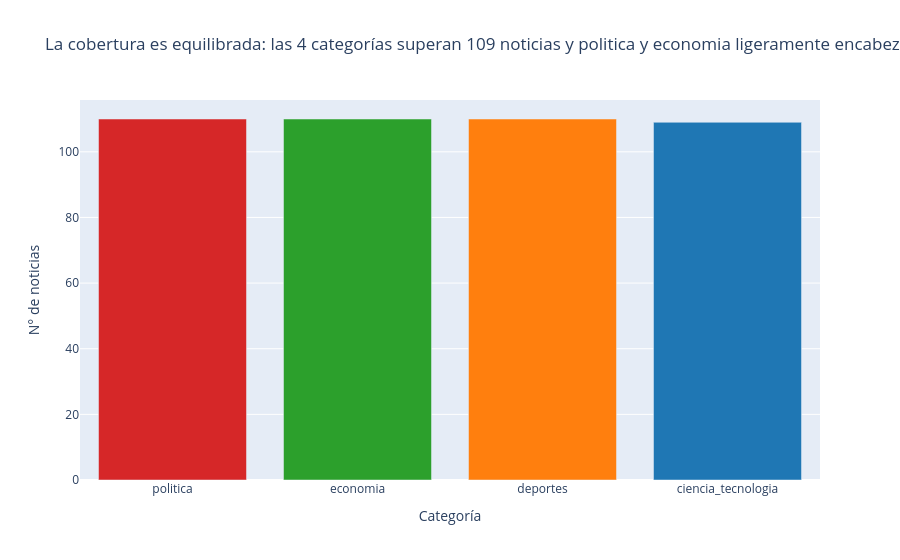

Notebook code cell kept with this figure:
### Markdown cell above
## 5. Análisis exploratorio (EDA) — 3 gráficos interactivos Plotly

Cada gráfico lleva un **título con la conclusión analítica** (no solo la variable).

### Code cell
conteo_cat = df["etiqueta"].value_counts()
top2 = " y ".join(conteo_cat.index[:2])
fig1 = px.bar(
    conteo_cat.reset_index().rename(columns={"count": "n"}),
    x="etiqueta", y="n", color="etiqueta",
    category_orders={"etiqueta": ["politica", "economia", "deportes", "ciencia_tecnologia"]},
    color_discrete_map={"politica": "#d62728", "economia": "#2ca02c",
                        "deportes": "#ff7f0e", "ciencia_tecnologia": "#1f77b4"},
    labels={"etiqueta": "Categoría", "n": "N° de noticias"},
    title=f"La cobertura es equilibrada: las 4 categorías superan {conteo_cat.min()} noticias "
          f"y {top2} ligeramente encabezan el volumen",
)
fig1.update_layout(showlegend=False)
fig1.show()

### Figure 1 — Plotly figure (JSON) as saved in the notebook; plotly's stock layout.template omitted (floating-point values rounded to 4 significant figures)
{"data": [{"hovertemplate": "Categoría=%{x}<br>N° de noticias=%{y}<extra></extra>", "legendgroup": "politica", "marker": {"color": "#d62728", "pattern": {"shape": ""}}, "name": "politica", "orientation": "v", "showlegend": true, "textposition": "auto", "type": "bar", "x": ["politica"], "xaxis": "x", "y": [110], "yaxis": "y"}, {"hovertemplate": "Categoría=%{x}<br>N° de noticias=%{y}<extra></extra>", "legendgroup": "economia", "marker": {"color": "#2ca02c", "pattern": {"shape": ""}}, "name": "economia", "orientation": "v", "showlegend": true, "textposition": "auto", "type": "bar", "x": ["economia"], "xaxis": "x", "y": [110], "yaxis": "y"}, {"hovertemplate": "Categoría=%{x}<br>N° de noticias=%{y}<extra></extra>", "legendgroup": "deportes", "marker": {"color": "#ff7f0e", "pattern": {"shape": ""}}, "name": "deportes", "orientation": "v", "showlegend": true, "textposition": "auto", "type": "bar", "x": ["deportes"], "xaxis": "x", "y": [110], "yaxis": "y"}, {"hovertemplate": "Categoría=%{x}<br>N° de noticias=%{y}<extra></extra>", "legendgroup": "ciencia_tecnologia", "marker": {"color": "#1f77b4", "pattern": {"shape": ""}}, "name": "ciencia_tecnologia", "orientation": "v", "showlegend": true, "textposition": "auto", "type": "bar", "x": ["ciencia_tecnologia"], "xaxis": "x", "y": [109], "yaxis": "y"}], "layout": {"barmode": "relative", "legend": {"title": {"text": "Categoría"}, "tracegroupgap": 0}, "showlegend": false, "title": {"text": "La cobertura es equilibrada: las 4 categorías superan 109 noticias y politica y economia ligeramente encabezan el volumen"}, "xaxis": {"anchor": "y", "categoryarray": ["politica", "economia", "deportes", "ciencia_tecnologia"], "categoryorder": "array", "domain": [0.0, 1.0], "title": {"text": "Categoría"}}, "yaxis": {"anchor": "x", "domain": [0.0, 1.0], "title": {"text": "N° de noticias"}}}}
